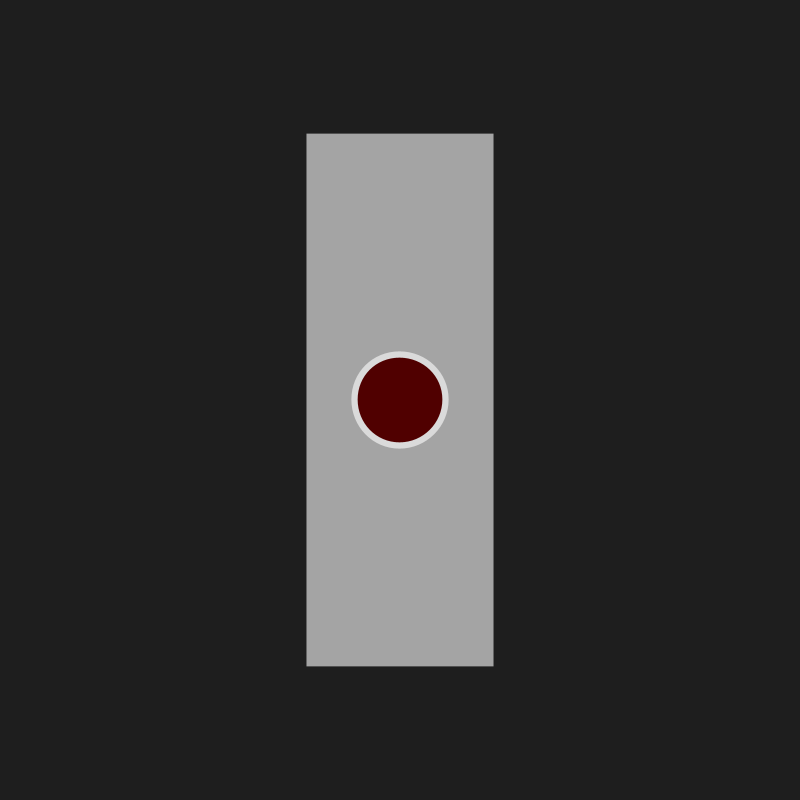
Frame 1 (no input)
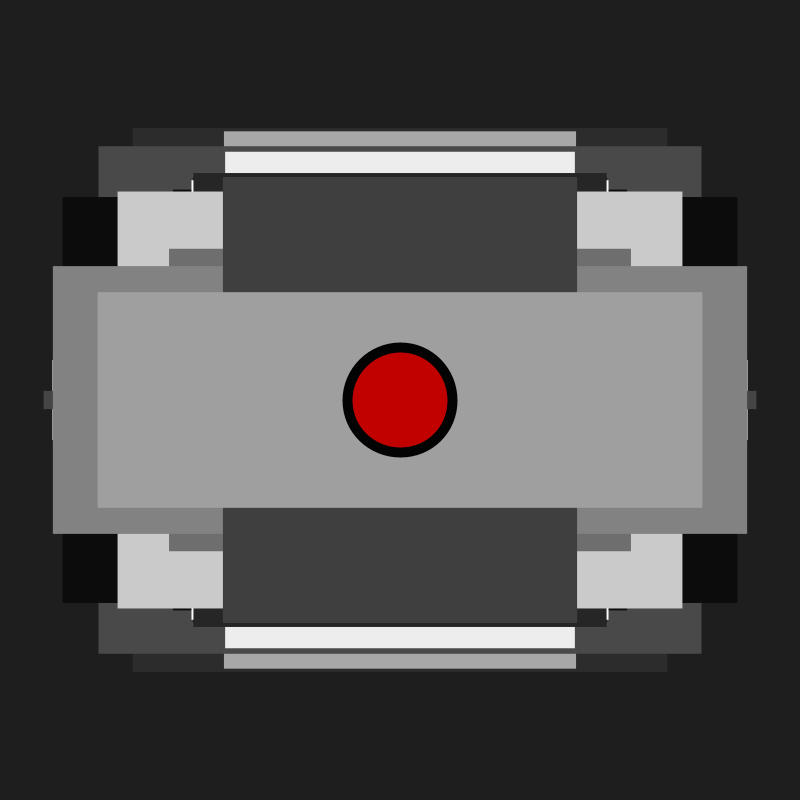
Frame 60 (the mouse pressed at the canvas centre just before this capture)
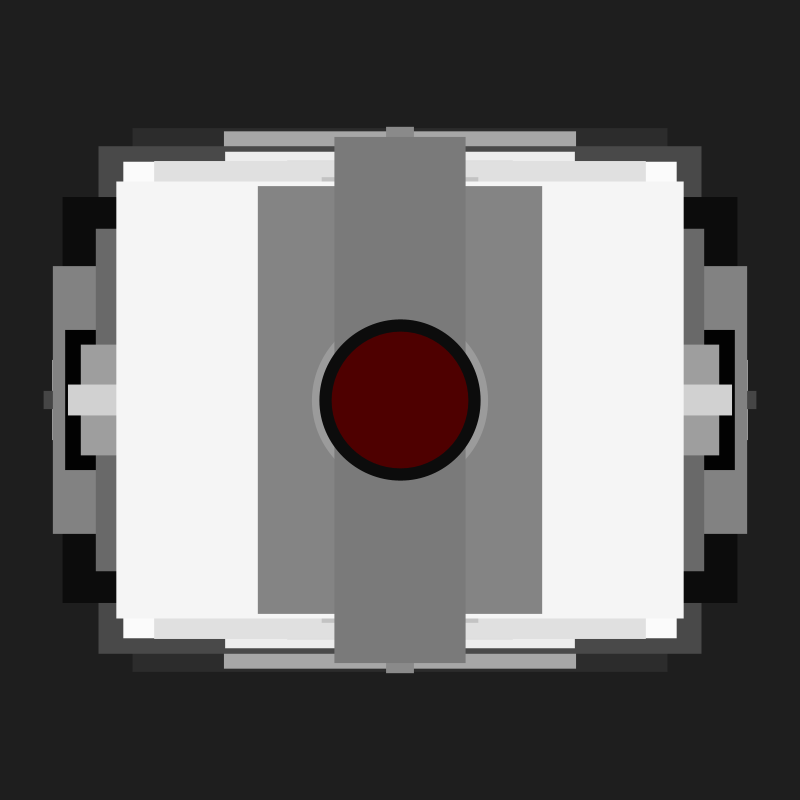
Frame 120 (the mouse held since frame 60 and released just before this capture)

The Processing sketch that drew these frames (run headless with seeded random() and noise(); from frame 60 on, the mouse is pressed at the canvas centre):

// Processing sketch: cours2
// ── cours2.pde

//fonction de démarrage
void setup() {
  //dimension de la fenếtre
  size(800, 800);
  background(30);
  frameRate(120);
}

//fonction infinie (boucle)
void draw() {
  if (frameCount<100) {
    rectMode(CENTER);
    fill(random(255));
    noStroke();
    rect(width/2, height/2, random(width*0.9), random(height*0.7));

    strokeWeight(random(2, 20));
    stroke(random(255));

    fill(random(255), 0, 0);
    circle(width/2, height/2, random(width/4));
  }
}

//quand j'appuie sur une touche
void keyPressed() {
  if (key=='s') {
    save("image"+frameCount+".png");
  }
}
